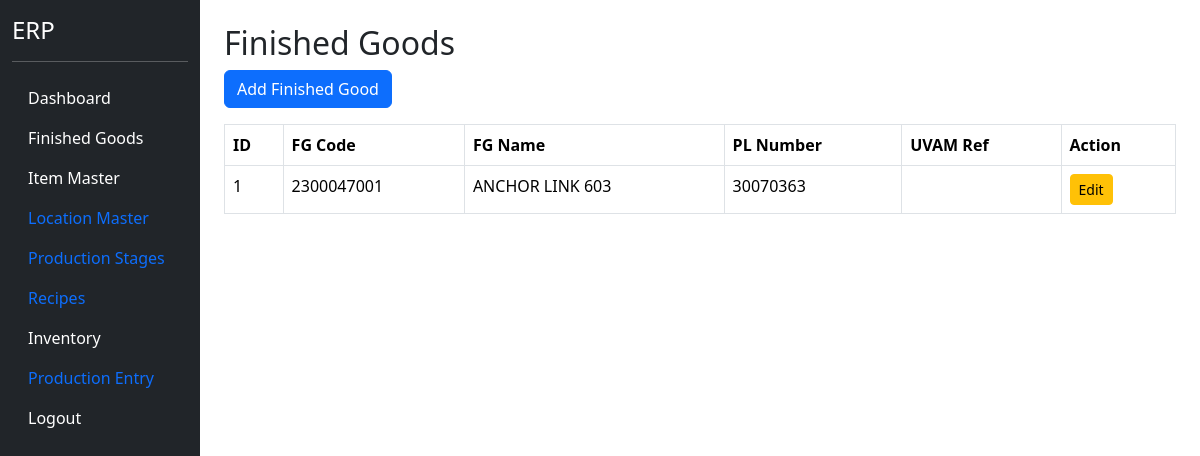
Page /finished-goods (signed in) on the earlier database version.
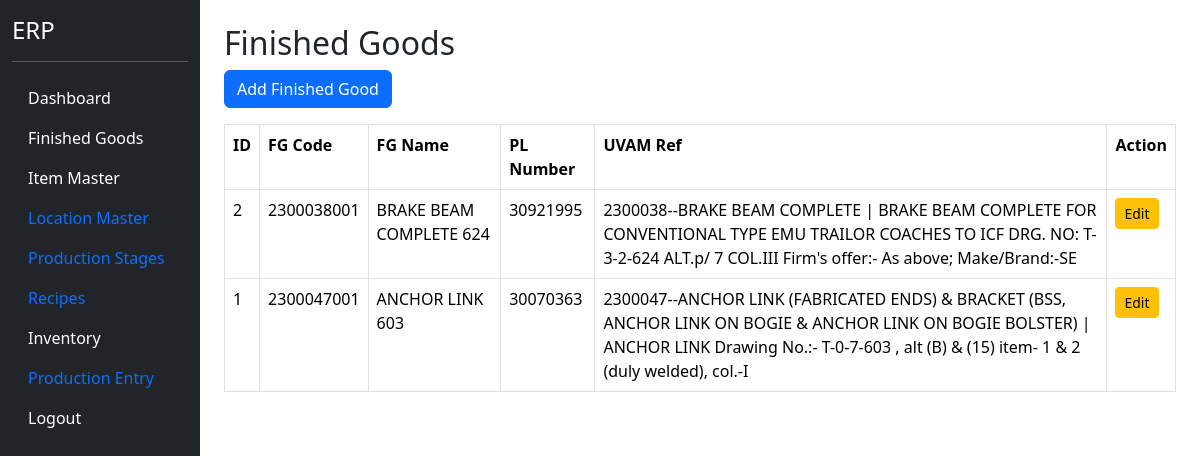
Same page on the later database version.
### models.py (models this page shows)
class FinishedGood(db.Model):
    __tablename__ = "finished_goods"
    id = db.Column(db.Integer, primary_key=True)
    fg_code = db.Column(
        db.String(50),
        unique=True,
        nullable=False
    )
    fg_name = db.Column(
        db.String(200),
        nullable=False
    )
    pl_number = db.Column(
        db.String(100),
        nullable=True
    )
    uvam_reference = db.Column(
        db.String(500),
        nullable=True
    )
    items = db.relationship(
    "ItemMaster",
    backref="finished_good",
    lazy=True
    )
    active = db.Column(
        db.Boolean,
        default=True
    )

### blueprints/masters/routes.py (the view)
@masters_bp.route("/finished-goods")
@login_required
def finished_goods():
    fg_list = FinishedGood.query.order_by(
        FinishedGood.fg_code
        ).all()
    return render_template(
        "finished_goods.html",
        fg_list=fg_list
        )

### app.py (called while the page is built)
@login_manager.user_loader
def load_user(user_id):
    return User.query.get(int(user_id))

### templates/finished_goods.html
{% extends "base.html" %}
{% block content %}
<div class="container mt-4">
<h2>Finished Goods</h2>
<a href="/finished-goods/add"
class="btn btn-primary mb-3">
Add Finished Good
</a>
<table class="table table-bordered">
<tr>
<th>ID</th>
<th>FG Code</th>
<th>FG Name</th>
<th>PL Number</th>
<th>UVAM Ref</th>
<th>Action</th>
</tr>
{% for fg in fg_list %}
<tr>
<td>{{ fg.id }}</td>
<td>{{ fg.fg_code }}</td>
<td>{{ fg.fg_name }}</td>
<td>{{ fg.pl_number }}</td>
<td>{{ fg.uvam_reference }}</td>
<td>
    <a
        href="/finished-goods/edit/{{ fg.id }}"
        class="btn btn-warning btn-sm">
        Edit
    </a>
</td>
</tr>
{% endfor %}
</table>
</div>
{% endblock %}

Differences in the rows shown:
added FinishedGood: id "2", fg_code "2300038001", fg_name "BRAKE BEAM COMPLETE 624", pl_number "30921995", uvam_reference "2300038--BRAKE BEAM COMPLETE | BRAKE BEAM COMPLETE FOR CONVENTIONAL TYPE EMU TRAILOR COACHES TO ICF DRG. NO: T-3-2-624 ALT.p/ 7 COL.III Firm's offer:- As above; Make/Brand:-SE"
changed FinishedGood "ANCHOR LINK 603": uvam_reference (not shown) → "2300047--ANCHOR LINK (FABRICATED ENDS) & BRACKET (BSS, ANCHOR LINK ON BOGIE & ANCHOR LINK ON BOGIE BOLSTER) | ANCHOR LINK Drawing No.:- T-0-7-603 , alt (B) & (15) item- 1 & 2 (duly welded), col.-I"
